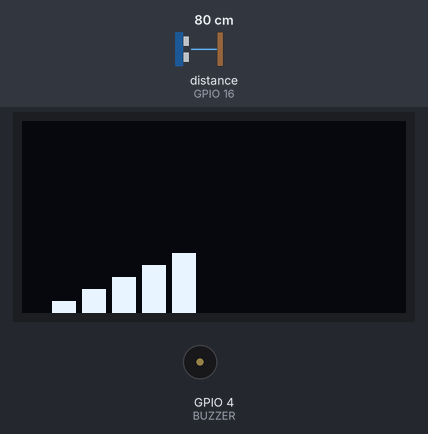
Recording of a sketch running on a simulated ESP32. Shown: 128×64 one-colour display, buzzer (waves = sounding, pin HIGH). Wiring (inferred from the names in the program): ultrasonic range finder: trigger GPIO 2; echo GPIO 16. Inputs (shaded band) come from the test bench; at power-on: distance to the obstacle (sensor on GPIO 16) 80 cm. The echo pulse lasts 58.3 µs per cm; pins used as bus, display or sensor lines are not drawn; what the sketch prints to the serial monitor is not drawn.

Above: at 1.7 s.
1.8 s: distance to the obstacle (sensor on GPIO 16) set to 2 cm
3.4 s: distance to the obstacle (sensor on GPIO 16) set to 35 cm
At 3.68 s:
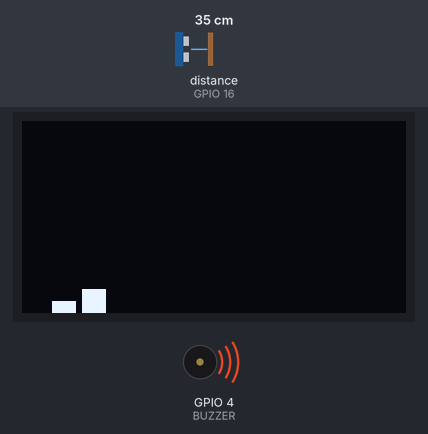
5.0 s: distance to the obstacle (sensor on GPIO 16) set to 120 cm
At 5.5 s:
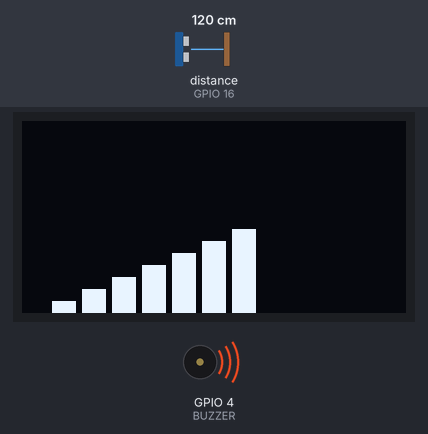
Timing chart, 0 to 12.6 s (numbered marks = the images above; inputs shaded):
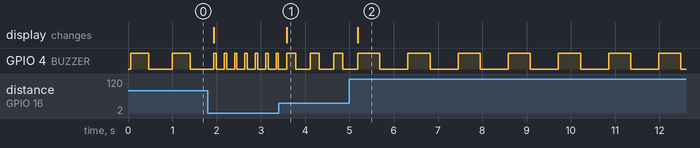

Measured:
- after the input at 1.8 s, GPIO 4 (BUZZER): alternates HIGH for 0.05 s and LOW for 0.18 s, starting after 0.19 s
- after the input at 3.4 s, GPIO 4 (BUZZER): alternates HIGH for 0.20 s and LOW for 0.33 s, starting after 0.38 s; the display: changes after 0.18 s (image 1)
- after the input at 5.0 s, GPIO 4 (BUZZER): alternates HIGH for 0.50 s and LOW for 0.63 s, starting after 0.69 s; the display: changes after 0.19 s (image 2)
- by itself, GPIO 4 (BUZZER): alternates HIGH for 0.41 s and LOW for 0.54 s

The sketch:

10.buzzerParkSensor.ino
```cpp
#include <Wire.h>                   // I2C bağlantı kütüphanesini yükle
#include <Adafruit_GFX.h>           // Ekrana şekil çizimi için kütüphane yükle
#include <Adafruit_SSD1306.h>       // Ekrana yazı yazma için kütüphane yükle

#define SCREEN_WIDTH 128            // Ekran genişiliğini belirle
#define SCREEN_HEIGHT 64            // Ekran yüksekliğini belirle

// SDA ve SCL pinlerini tanımla
#define SDA_PIN 12
#define SCL_PIN 14

// Ultrasonik sensörün bağlı olduğu pinleri belirle
#define US_TRIG_PIN 2
#define US_ECHO_PIN 16

// Buzzer'ın bağlı olduğu pini belirle
#define BUZZER 4

// Ekran objesini oluştur
Adafruit_SSD1306 display(SCREEN_WIDTH, SCREEN_HEIGHT, &Wire, -1);

void setup() {
  // Loglama için serial monitoru başlat
  Serial.begin(9600);

  // I2C bağlantısını başlat
  Wire.begin(SDA_PIN, SCL_PIN);

  // OLED ekranını başlat
  if(!display.begin(SSD1306_SWITCHCAPVCC, 0x3C)) {
    Serial.println(F("SSD1306 başlatılamadı!"));
    while(true);
  }

  // Pinlerin çalışma modunu belirle
  pinMode(US_TRIG_PIN, OUTPUT);
  pinMode(US_ECHO_PIN, INPUT);
  pinMode(BUZZER, OUTPUT);

  // Ekranı temizle
  display.clearDisplay();
}

void loop() {
  digitalWrite(US_TRIG_PIN, LOW);               // sesi kapat
  delayMicroseconds(2);                         // saniyenin milyonda 2 kadarı kadar bekle
  digitalWrite(US_TRIG_PIN, HIGH);              // sesi aç
  delayMicroseconds(10);                        // saniyenin milyonda 10 kadarı kadar bekle
  digitalWrite(US_TRIG_PIN, LOW);               // sesi kapat

  long duration = pulseIn(US_ECHO_PIN, HIGH);   // Gönderilen ses ile işitilen ses arasındaki zaman farkını değişkene kaydet
  int distance = duration * 0.034 / 2;          // zaman / sesin yayılma hızı ile, mesafeyi bul

  // Ekranı temizle
  display.clearDisplay();

  // Mesafe değerine göre çubuklu bir grafik oluştur
  int barHeight = map(distance, 0, 50, 0, SCREEN_HEIGHT); // Mesafe değerini ekran yüksekliğine dönüştür
  float reducedHeight = barHeight * 0.5; // Azaltılmış yükseklik değeri

  // Çubukları çiz
  for (int i = 0; i < SCREEN_WIDTH / 10; i++) {
    if (i * 10 <= reducedHeight) {
      display.fillRect(i * 10, SCREEN_HEIGHT - i * 4, 8, i * 4, SSD1306_WHITE); // Çubuğu çiz
    }
  }

  // Ekranda göster
  display.display();

  // Buzzer kontrolü
  controlBuzzer(distance);

  // Bekleme
  delay(100);
}

void controlBuzzer(int distance) {
  if (distance > 100) {
    distance = 100;
  }
  int frequency = map(distance, 0, 100, 1000, 100); // Mesafe değerini frekansa dönüştür
  int duration = map(distance, 0, 100, 50, 500); // Mesafe değerini süreye dönüştür

  digitalWrite(BUZZER, HIGH);
  delay(duration);
  digitalWrite(BUZZER, LOW);
  delay(duration);
  Serial.println(distance);
}
```
